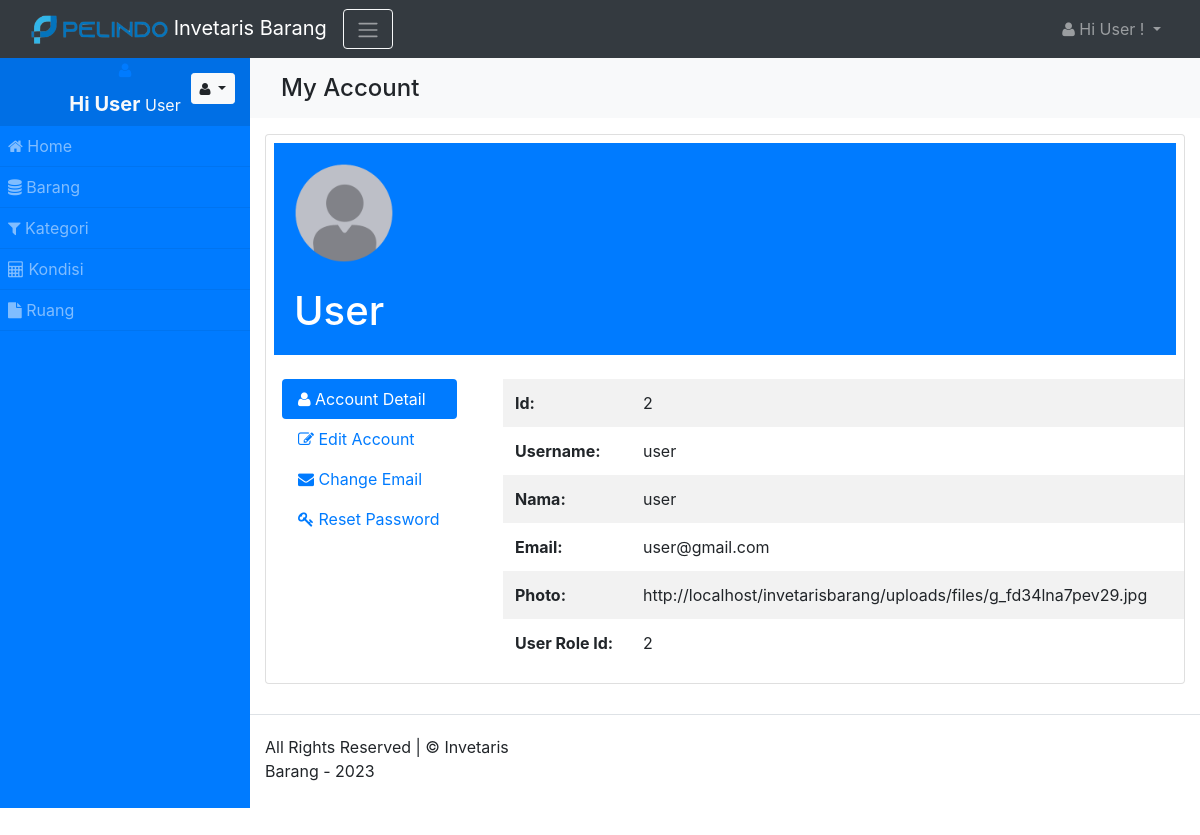
Page /account (signed in) on the committed database.
### tables this page shows
CREATE TABLE `user` (
  `id` int(15) NOT NULL,
  `username` varchar(45) NOT NULL,
  `password` varchar(255) DEFAULT NULL,
  `nama` varchar(45) NOT NULL,
  `email` varchar(100) NOT NULL,
  `photo` varchar(500) NOT NULL,
  `login_session_key` varchar(255) DEFAULT NULL,
  `email_status` varchar(255) DEFAULT NULL,
  `password_expire_date` datetime DEFAULT '2021-10-11 00:00:00',
  `password_reset_key` varchar(255) DEFAULT NULL,
  `user_role_id` int(11) NOT NULL
);

### index.php (called while the page is built, shortened)
<?php
	require(HELPERS_DIR . 'Functions.php');
	require(SYSTEM_DIR . 'BaseView.php');
	$page = new Router;
	$page->init();

### app/models/PDODb.php (called while the page is built, shortened)
<?php
class PDODb
{
    private $connectionParams = array(
        'type' => 'mysql',
        'host' => null,
        'username' => null,
        'password' => null,
        'dbname' => null,
        'port' => null,
        'charset' => null
    );
    private $groupBy = array();
    private $orderBy = array();
    private $params = array();
    private $pdo;
    private $prefix = '';
    private $query = '';
    private $queryOptions = array();
    private $returnType = PDO::FETCH_ASSOC;
    private $useGenerator = false;
    public function __construct($type, $host = null, $username = null, $password = null, $dbname = null, $port = null, $charset = null)
    {
        if (is_array($type)) {
            $this->connectionParams = $type;
        }
		elseif (is_object($type)) {
            $this->pdo = $type;
        }
		else {
            foreach ($this->connectionParams as $key => $param) {
                if (isset($$key) && !is_null($$key)) {
                    $this->connectionParams[$key] = $$key;
                }
            }
        }
    }
    public function connect()
    {
		$dbType = strtolower($this->connectionParams['type']);
		if($dbType == 'sqlite'){
			$this->fieldQuote = '"';
			$connectionString = 'sqlite:'.$this->connectionParams['dbname'];
			$this->pdo = new PDO($connectionString);
		}
		else{
			$connectionString = $this->connectionParams['type'].':';
			$connectionParams = ['host', 'dbname', 'port'];
			foreach ($connectionParams as $connectionParam) {
				if (!empty($this->connectionParams[$connectionParam])) {
					$connectionString .= $connectionParam.'='.$this->connectionParams[$connectionParam].';';
				}
			}
			$connectionString = rtrim($connectionString, ';');
			$options = array(
				PDO::ATTR_ERRMODE => PDO::ERRMODE_EXCEPTION,
				PDO::ATTR_PERSISTENT => false
			);
			$this->pdo = new PDO($connectionString, $this->connectionParams['username'], $this->connectionParams['password'], $options);
			$charset = $this->connectionParams['charset'];
			if(!empty($charset)){
				$this->pdo->query("SET NAMES '$charset'");
			}
		}
    }
    private function buildCondition($operator, $conditions)
    {
        if (empty($conditions)) {
            return;
        }
        $this->query .= ' '.$operator;
        foreach ($conditions as $cond) {
            list ($concat, $varName, $operator, $val) = $cond;
            $this->query .= " ".$concat." ".$varName;
            switch (strtolower($operator)) {
                default:
                    if (is_array($val)) {
                        $this->params = array_merge($this->params, $val);
                    } elseif ($val === null) {
                        $this->query .= ' '.$operator." NULL";
                    } elseif ($val != 'DBNULL' || $val == '0') {
                        $this->query .= $this->buildPair($operator, $val);
                    }
            }
        }
    }
    protected function buildGroupBy()
    {
        if (empty($this->groupBy)) {
            return;
        }
        $this->query .= " GROUP BY ";
        $this->query = rtrim($this->query, ', ')." ";
    }
    private function buildLimit($numRows)
    {
        if (!isset($numRows)) {
            return;
        }
		$dbType = $this->connectionParams['type'];
		if($dbType == 'sqlsrv'){
			if (is_array($numRows)) {
				$limit = $numRows[1];
				$offset = intval($numRows[0]);
				$orderby = null;
				if(empty($this->orderBy)){
					$orderby = " ORDER BY(SELECT NULL)";
				}
				$this->query .= "$orderby OFFSET $offset ROWS FETCH NEXT $limit ROWS ONLY";
			}
		}
		else{
			if (is_array($numRows)) {
				$this->query .= ' LIMIT '.(int) $numRows[1].' OFFSET '.(int) $numRows[0];
			}
			else {
				$this->query .= ' LIMIT '.(int) $numRows;
			}
		}
	}
    private function buildOrderBy()
    {
        if (empty($this->orderBy)) {
            return;
        }
        $this->query .= " ORDER BY ";
        $this->query = rtrim($this->query, ', ')." ";
    }
    private function buildPair($operator, $value)
    {
        if (!is_object($value)) {
            $this->params[] = $value;
            return ' '.$operator.' ? ';
        }
        $subQuery = $value->getSubQuery();
        return " ".$operator." (".$subQuery['query'].") ".$subQuery['alias'];
    }
    private function buildQuery($numRows, $tableData = null)
    {
		$this->params = [];
        return $this->prepare();
    }
    private function buildResult($stmt)
    {
		if ($stmt->columnCount () == 0){
			return $stmt->rowCount();
		}
		else{
			if ($this->useGenerator) {
				return $this->buildResultGenerator($stmt);
			}
			else {
				return $stmt->fetchAll($this->returnType);
			}
		}
    }
    private function determineType($item)
    {
        switch (gettype($item)) {
            case 'integer':
                return PDO::PARAM_INT;
        }
    }
    private function getTableName($tableName)
    {
        return strpos($tableName, '.') !== false ? $tableName : $this->prefix.$tableName;
    }
    public function get($tableName, $numRows = null, $columns = '*')
    {
        $column = is_array($columns) ? implode(', ', $columns) : $columns;
		$dbType = $this->connectionParams['type'];
		$queryOptions = implode(' ', $this->queryOptions);
		$sqlsrvTop = "";
        $this->query = "SELECT $queryOptions $sqlsrvTop $column FROM " . $this->getTableName($tableName);
		$stmt = $this->buildQuery($numRows);
        $stmt->execute();
        $result = $this->buildResult($stmt);
        return $result;
    }
    public function getOne($tableName, $columns = '*')
    {
        $result = $this->get($tableName, 1, $columns);
        if ($this->useGenerator) {
            return $result->current() ? $result->current() : false;
        } else {
            return $result ? $result[0] : false;
        }
    }
    public function pdo()
    {
        if (!$this->pdo) {
            $this->connect();
        }
        return $this->pdo;
    }
    private function prepare()
    {
		$query = $this->query;
        $stmt = $this->pdo()->prepare($query);
        foreach ($this->params as $key => $value) {
            $stmt->bindValue(is_int($key) ? $key + 1 : ':'.$key, $value, $this->determineType($value));
        }
        return $stmt;
    }
    public function rawQuery($query, $params = null)
    {
        $this->query = $query;
        $stmt = $this->prepare();
        if ($stmt) {
            $stmt->execute();
            $result              = $this->buildResult($stmt);
        } else {
            $result = null;
        }
        return $result;
    }
    private function reset()
    {
        $this->groupBy         = [];
        $this->orderBy         = [];
        $this->params          = [];
        $this->query           = '';
        $this->queryOptions    = [];
    }
    public function setReturnType($returnType)
    {
        $this->returnType = $returnType;
        return $this;
    }
}

### app/views/partials/account/view.php (shortened to what this page needs)
<?php
$can_edit = ACL::is_allowed("user/edit");
?>
<?php
$page_element_id = "view-page-" . random_str();
$current_page = $this->set_current_page_link();
$data = $this->view_data;
$show_header = $this->show_header;
?>
<section class="page" id="<?php echo $page_element_id; ?>" data-page-type="view"  data-display-type="table" data-page-url="<?php print_link($current_page); ?>">
    <?php
    if( $show_header == true ){
    ?>
    <div  class="bg-light p-3 mb-3">
        <div class="container">
            <div class="row ">
                <div class="col ">
                    <h4 class="record-title">My Account</h4>
                </div>
            </div>
        </div>
    </div>
    <?php
    }
    ?>
    <div  class="">
        <div class="container">
            <div class="row ">
                <div class="col-md-12 comp-grid">
                    <div  class="card animated fadeIn page-content">
                        <?php
                        if(!empty($data)){
                        ?>
                        <div class="bg-primary m-2 mb-4">
                            <div class="profile">
                                <div class="avatar"><img src="<?php print_link("assets/images/avatar.png") ?>" />
                                </div>
                                <h1 class="title mt-4"><?php echo $data['username']; ?></h1>
                            </div>
                        </div>
                        <div class="row">
                            <div class="col-md-3">
                                <div class="mx-3 mb-3">
                                    <ul class="nav nav-pills flex-column text-left">
                                        <li class="nav-item">
                                            <a data-toggle="tab" href="#AccountPageView" class="nav-link active">
                                                <i class="fa fa-user"></i> Account Detail
                                            </a>
                                        </li>
                                        <li class="nav-item">
                                            <a data-toggle="tab" href="#AccountPageEdit" class="nav-link">
                                                <i class="fa fa-edit"></i> Edit Account
                                            </a>
                                        </li>
                                        <li class="nav-item">
                                            <a data-toggle="tab" href="#AccountPageChangeEmail" class="nav-link">
                                                <i class="fa fa-envelope"></i> Change Email
                                            </a>
                                        </li>
                                        <li class="nav-item">
                                            <a data-toggle="tab" href="#AccountPageChangePassword" class="nav-link">
                                                <i class="fa fa-key"></i> Reset Password
                                            </a>
                                        </li>
                                    </ul>
                                </div>
                            </div>
                            <div class="col-sm-9">
                                <div class="mb-3">
                                    <div class="tab-content">
                                        <div class="tab-pane show active fade" id="AccountPageView" role="tabpanel">
                                            <table class="table table-hover table-borderless table-striped">
                                                <tbody class="page-data" id="page-data-<?php echo $page_element_id; ?>">
                                                    <tr  class="td-id">
                                                        <th class="title"> Id: </th>
                                                        <td class="value"> <?php echo $data['id']; ?></td>
                                                    </tr>
                                                    <tr  class="td-username">
                                                        <th class="title"> Username: </th>
                                                        <td class="value">
                                                            <span <?php if($can_edit){ ?> data-value="<?php echo $data['username']; ?>"
                                                                class="is-editable" <?php } ?>>
                                                                <?php echo $data['username']; ?>
                                                            </span>
                                                        </td>
                                                    </tr>
                                                    <tr  class="td-nama">
                                                        <th class="title"> Nama: </th>
                                                        <td class="value">
                                                            <span <?php if($can_edit){ ?> data-value="<?php echo $data['nama']; ?>"
                                                                class="is-editable" <?php } ?>>
                                                                <?php echo $data['nama']; ?>
                                                            </span>
                                                        </td>
                                                    </tr>
                                                    <tr  class="td-email">
                                                        <th class="title"> Email: </th>
                                                        <td class="value"> <?php echo $data['email']; ?></td>
                                                    </tr>
                                                    <tr  class="td-photo">
                                                        <th class="title"> Photo: </th>
                                                        <td class="value">
                                                            <span <?php if($can_edit){ ?> data-value="<?php echo $data['photo']; ?>"
                                                                class="is-editable" <?php } ?>>
                                                                <?php echo $data['photo']; ?>
                                                            </span>
                                                        </td>
                                                    </tr>
                                                    <tr  class="td-user_role_id">
                                                        <th class="title"> User Role Id: </th>
                                                        <td class="value">
                                                            <span <?php if($can_edit){ ?> data-source='<?php print_link('api/json/account_user_role_id_option_list'); ?>'
                                                                class="is-editable" <?php } ?>>
                                                                <?php echo $data['user_role_id']; ?>
                                                            </span>
                                                        </td>
                                                    </tr>
                                                </tbody>
                                            </table>
                                        </div>
                                    </div>
                                </div>
                            </div>
                        </div>
                        <?php
                        }
                        ?>
                    </div>
                </div>
            </div>
        </div>
    </div>
</section>

### assets/css/custom-style.css (style rules this page uses)
body { margin: 0; padding: 0; overflow-x: hidden; }
td, th { position:relative; }
.nav a.nav-link { position: relative; }
.table tr td { vertical-align: middle !important; }
.table { margin-bottom: 0; }
.table-borderless tbody tr td, .table-borderless tbody tr th, .table-borderless thead tr th { border: none; }
h1, h2, h3, h4, h5 { margin: 0; padding: 0; }
.profile { padding: 20px; }
.profile .avatar img { border-radius:50%; max-width:100px; max-height: 100px;; }
.profile .title { text-transform: capitalize; color: #fff; }
body { padding-top:50px; }

### rows in the picture
user: username "User", id "2", username "user", nama "user", email "user@gmail.com", photo "http://localhost/invetarisbarang/uploads/files/g_fd34lna7pev29.jpg", user_role "2"

### other values in the picture
SITE_NAME "Invetaris Barang"
USER_NAME "User"
ACL::$user_role "User"
$menuobj['label'] "Home"
$menuobj['label'] "Barang"
$menuobj['label'] "Kategori"
$menuobj['label'] "Kondisi"
$menuobj['label'] "Ruang"
